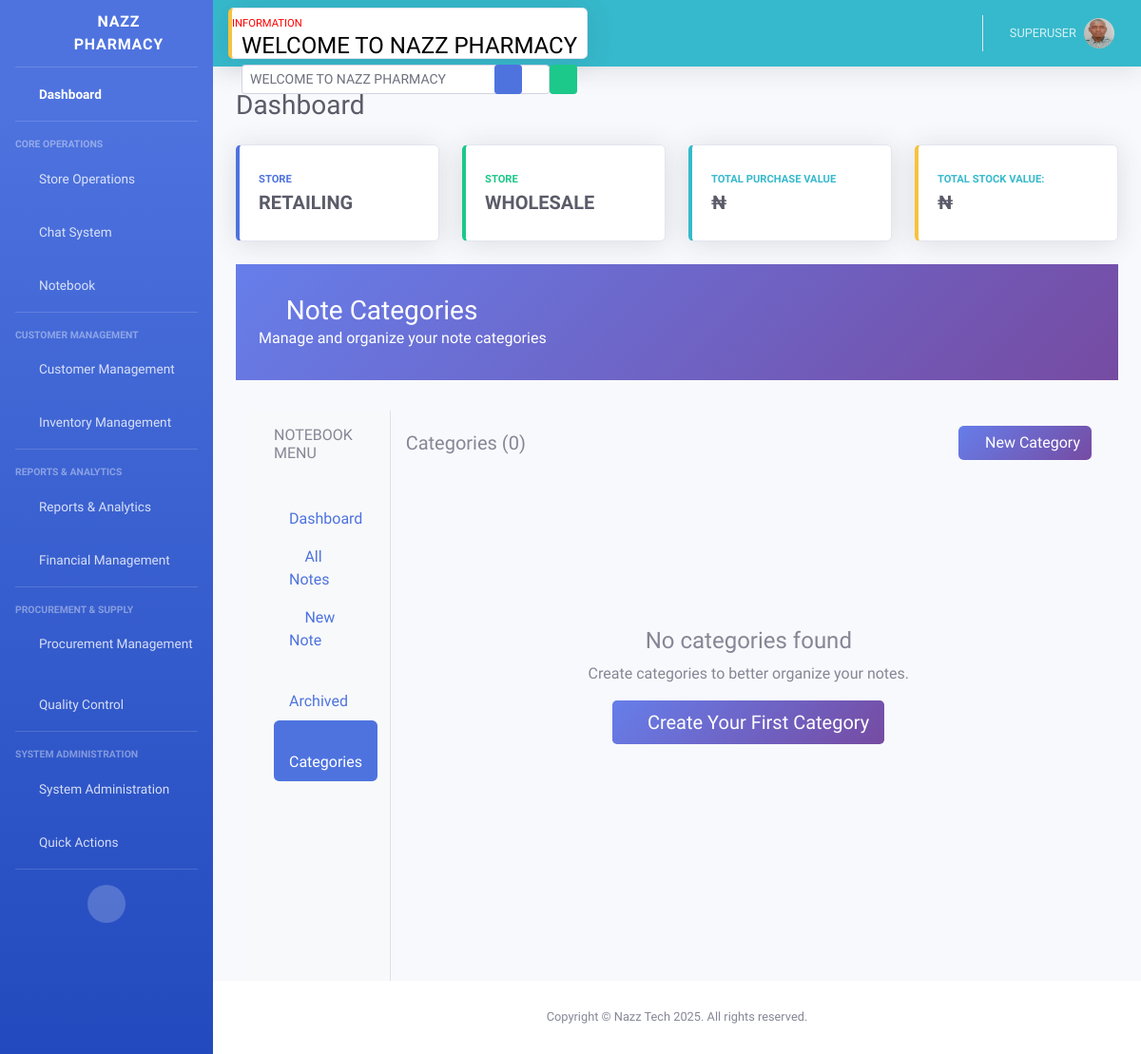
The app's page /notebook/categories/ (signed in), older data.
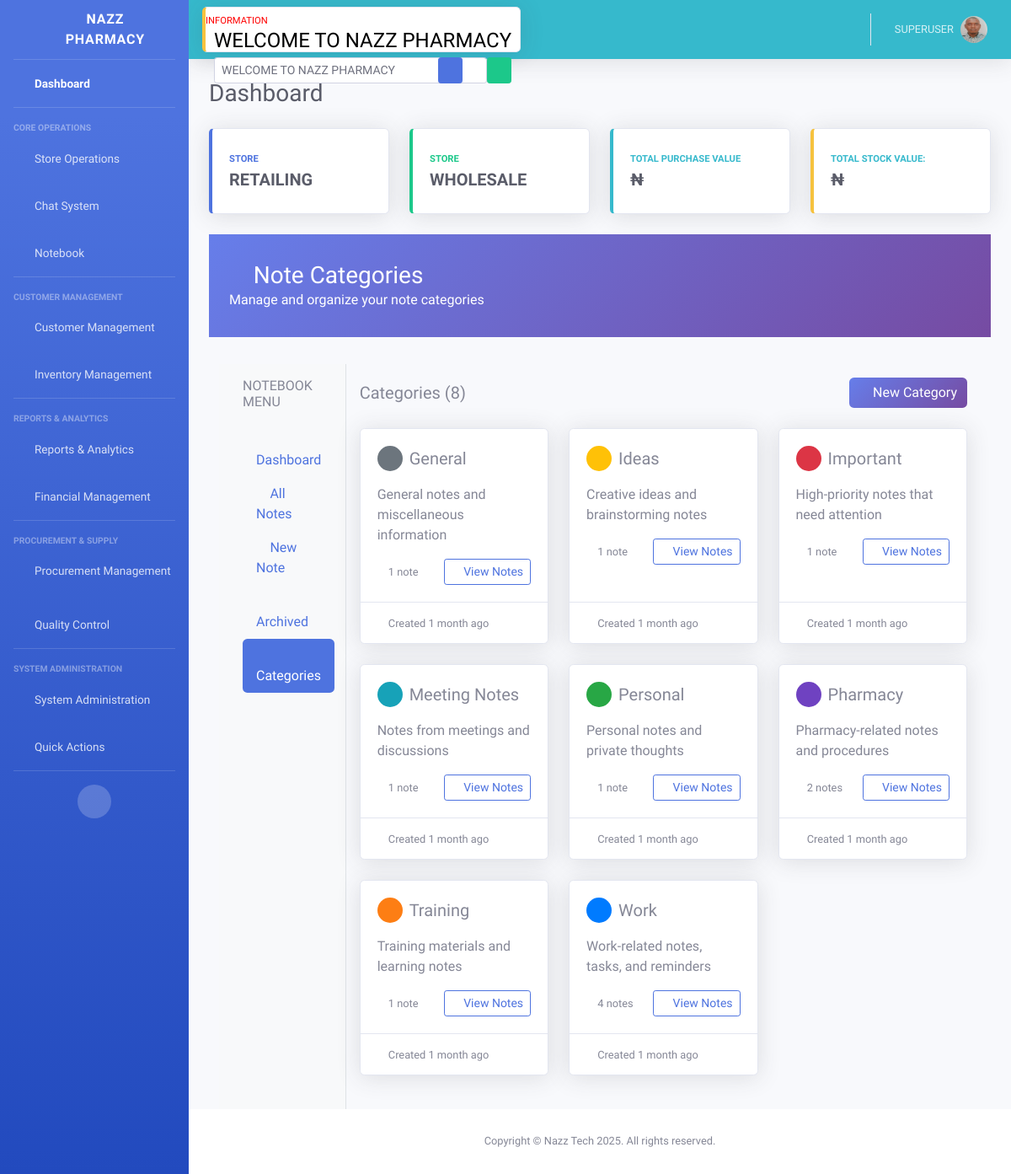
The same page, newer data.
### notebook/models.py (models this page shows, shortened)
class NoteCategory(models.Model):
    name = models.CharField(max_length=100, unique=True)
    description = models.TextField(blank=True, null=True)
    color = models.CharField(max_length=7, default='#007bff', help_text='Hex color code for category')
    created_at = models.DateTimeField(auto_now_add=True)
    class Meta:
        verbose_name_plural = "Note Categories"
        ordering = ['name']

### notebook/views.py (the view)
# urls.py: path('categories/', views.category_list, name='category_list'),
@login_required
def category_list(request):
    categories = NoteCategory.objects.all()
    context = {
        'categories': categories,
    }
    return render(request, 'notebook/category_list.html', context)

### store/context_processors.py (called while the page is built)
def marquee_context(request):
    return {
        'marquee_text': cache.get('marquee_text', 'WELCOME TO NAZZ PHARMACY')
    }

### userauth/models.py (called while the page is built)
    def get_permissions(self):
        if not hasattr(self, 'profile') or not self.profile.user_type:
            return []
        role_permissions = set(USER_PERMISSIONS.get(self.profile.user_type, []))
        for custom_perm in self.custom_permissions.all():
            if custom_perm.granted:
                role_permissions.add(custom_perm.permission)
            else:
                role_permissions.discard(custom_perm.permission)
        return list(role_permissions)

    @classmethod
    def log_activity(cls, user, action, action_type='OTHER', target_model=None, target_id=None,
                    ip_address=None, user_agent=None):
        return cls.objects.create(
            user=user,
            action=action,
            action_type=action_type,
            target_model=target_model,
            target_id=target_id,
            ip_address=ip_address,
            user_agent=user_agent
        )

### userauth/permissions.py (called while the page is built)
def is_admin(user):
    return user.is_authenticated and hasattr(user, 'profile') and user.profile and user.profile.user_type == 'Admin'

### templates/notebook/category_list.html
{% extends 'notebook/base_notebook.html' %}
{% load static %}
{% block notebook_title %}Note Categories{% endblock %}
{% block notebook_subtitle %}Manage and organize your note categories{% endblock %}
{% block notebook_content %}
<div class="d-flex justify-content-between align-items-center mb-4">
    <h5 class="mb-0">Categories ({{ categories|length }})</h5>
    <a href="{% url 'notebook:category_create' %}" class="btn btn-notebook">
        <i class="fas fa-plus"></i> New Category
    </a>
</div>
{% if categories %}
    <div class="row">
        {% for category in categories %}
            <div class="col-lg-4 col-md-6 mb-4">
                <div class="card shadow h-100">
                    <div class="card-body">
                        <div class="d-flex align-items-center mb-3">
                            <span class="category-color me-3"
                                  style="background-color: {{ category.color }}; width: 30px; height: 30px; border-radius: 50%;"></span>
                            <h5 class="card-title mb-0">{{ category.name }}</h5>
                        </div>
                        {% if category.description %}
                            <p class="card-text text-muted">{{ category.description|truncatechars:100 }}</p>
                        {% else %}
                            <p class="card-text text-muted">No description provided.</p>
                        {% endif %}
                        <div class="d-flex justify-content-between align-items-center">
                            <small class="text-muted">
                                <i class="fas fa-sticky-note"></i>
                                {{ category.note_set.count }} note{{ category.note_set.count|pluralize }}
                            </small>
                            <div>
                                <a href="{% url 'notebook:note_list' %}?category={{ category.id }}"
                                   class="btn btn-sm btn-outline-primary">
                                    <i class="fas fa-eye"></i> View Notes
                                </a>
                            </div>
                        </div>
                    </div>
                    <div class="card-footer bg-transparent">
                        <small class="text-muted">
                            <i class="fas fa-calendar"></i> Created {{ category.created_at|timesince }} ago
                        </small>
                    </div>
                </div>
            </div>
        {% endfor %}
    </div>
{% else %}
    <div class="text-center py-5">
        <i class="fas fa-tags fa-5x text-muted mb-4"></i>
        <h4 class="text-muted">No categories found</h4>
        <p class="text-muted">Create categories to better organize your notes.</p>
        <a href="{% url 'notebook:category_create' %}" class="btn btn-notebook btn-lg">
            <i class="fas fa-plus"></i> Create Your First Category
        </a>
    </div>
{% endif %}
{% endblock %}

Row changes from the older to the newer data that the page shows:
added NoteCategory: name "General", description "General notes and miscellaneous information", note_set.count "1", created_at "1 month"
added NoteCategory: name "Ideas", description "Creative ideas and brainstorming notes", note_set.count "1", created_at "1 month"
added NoteCategory: name "Important", description "High-priority notes that need attention", note_set.count "1", created_at "1 month"
added NoteCategory: name "Meeting Notes", description "Notes from meetings and discussions", note_set.count "1", created_at "1 month"
added NoteCategory: name "Personal", description "Personal notes and private thoughts", note_set.count "1", created_at "1 month"
added NoteCategory: name "Pharmacy", description "Pharmacy-related notes and procedures", note_set.count "2", created_at "1 month"
added NoteCategory: name "Training", description "Training materials and learning notes", note_set.count "1", created_at "1 month"
added NoteCategory: name "Work", description "Work-related notes, tasks, and reminders", note_set.count "4", created_at "1 month"
Text that changed along with them:
{{ categories|length }}: "0" → "8"
text no longer shown: "No categories found Create categories to better organize your notes. Create Your First Category"
